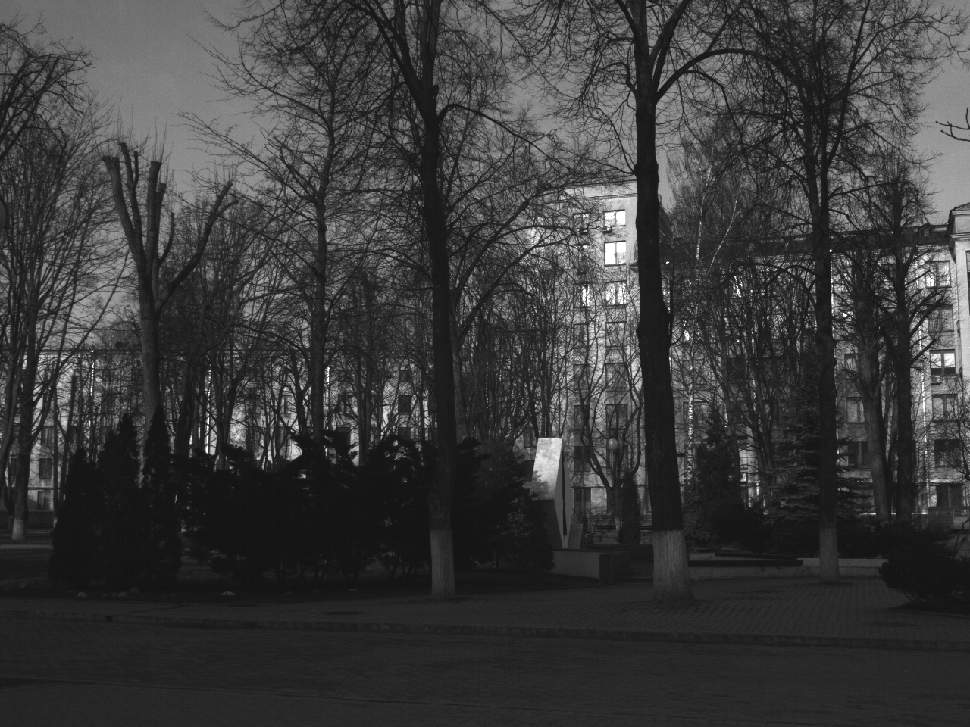
#> input picture MicaSense/IMG_0001_1.tif, 970 x 727 px, shrunk from 1280 x 960 before the run
$ jupyter execute Lab3_ChannelsMatching.ipynb   (older library calls are emulated)
#> lines starting #> are read from the running program, lines starting #| are printed output that depends on the picture
[cell 1]
import os
import numpy as np
import cv2
import matplotlib.pyplot as plt

[cell 2]
#Скопируйте имя изображения вверху между '' для его открытия
blue = cv2.imread('MicaSense/IMG_0001_1.tif', -1)
#> blue is the input picture: shape (727, 970) uint16; min 4720, max 65520, mean 15346.6
green = cv2.imread('MicaSense/IMG_0001_2.tif', -1)
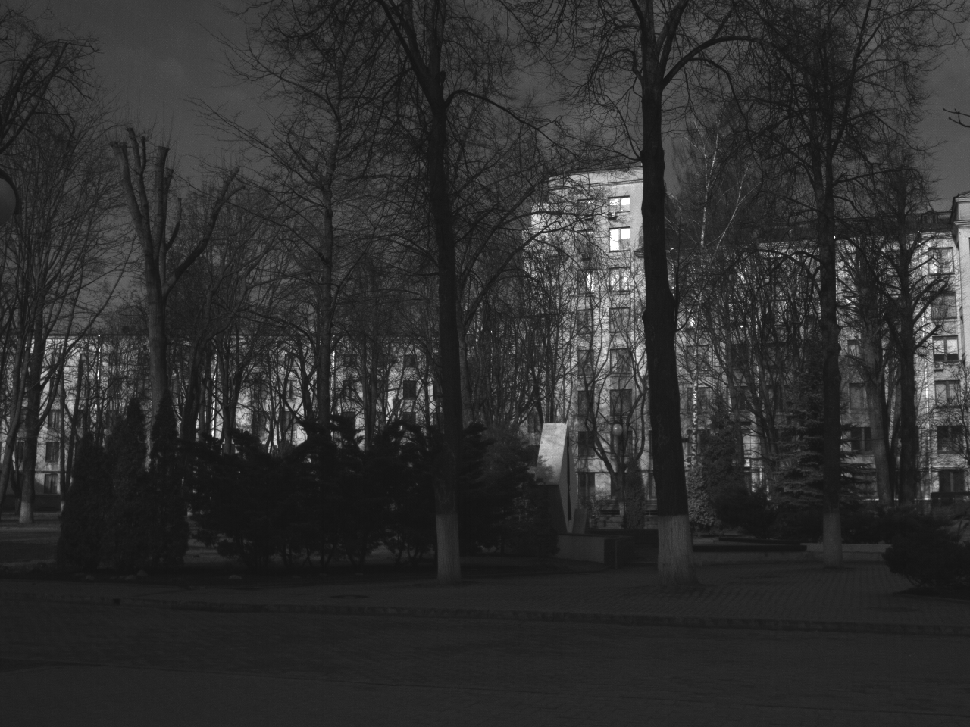
#> input picture MicaSense/IMG_0001_2.tif, 970 x 727 px, shrunk from 1280 x 960 before the run
#> green is the input picture: shape (727, 970) uint16; min 4816, max 65520, mean 12279.9
red = cv2.imread('MicaSense/IMG_0001_3.tif', -1)
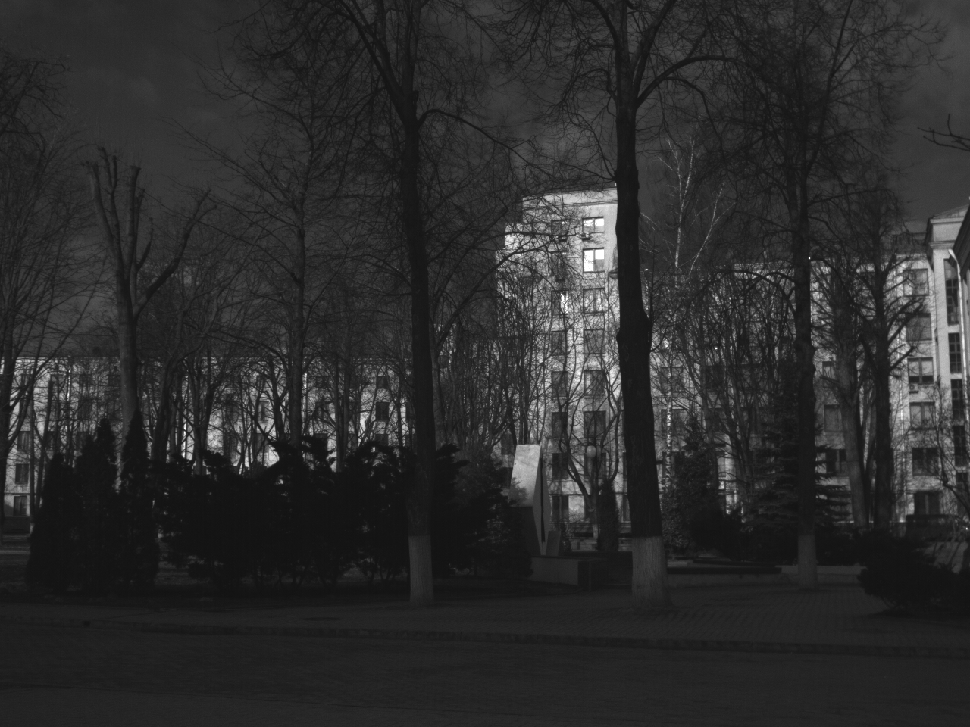
#> input picture MicaSense/IMG_0001_3.tif, 970 x 727 px, shrunk from 1280 x 960 before the run
#> red is the input picture: shape (727, 970) uint16; min 4512, max 65520, mean 11617.2
nir = cv2.imread('MicaSense/IMG_0001_4.tif', -1)
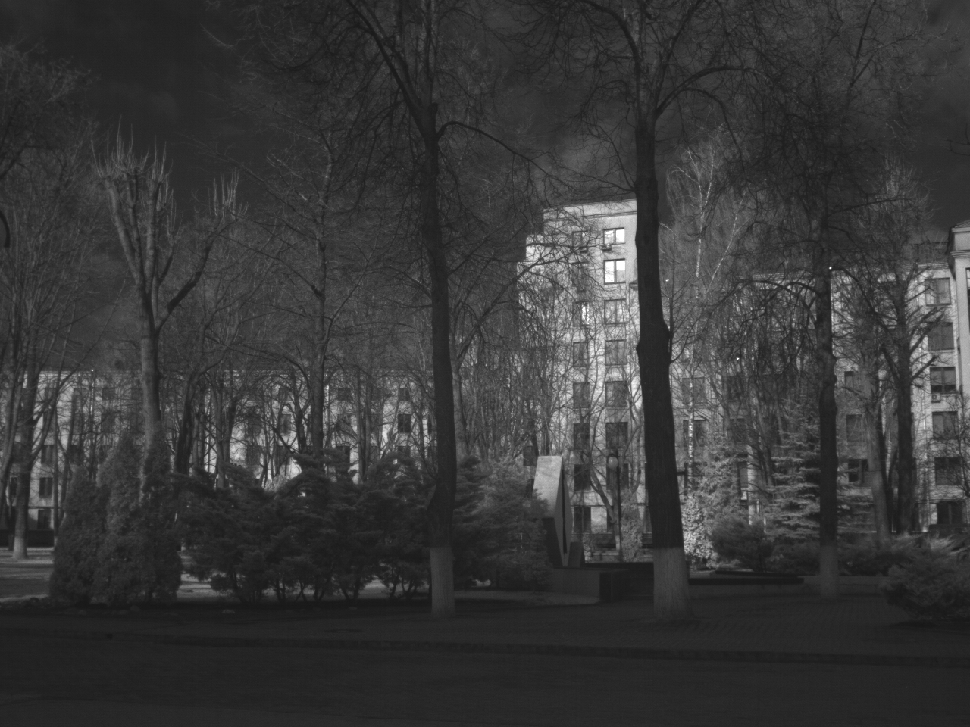
#> input picture MicaSense/IMG_0001_4.tif, 970 x 727 px, shrunk from 1280 x 960 before the run
#> nir is the input picture: shape (727, 970) uint16; min 5856, max 65520, mean 14707.1
rededge = cv2.imread('MicaSense/IMG_0001_5.tif', -1)
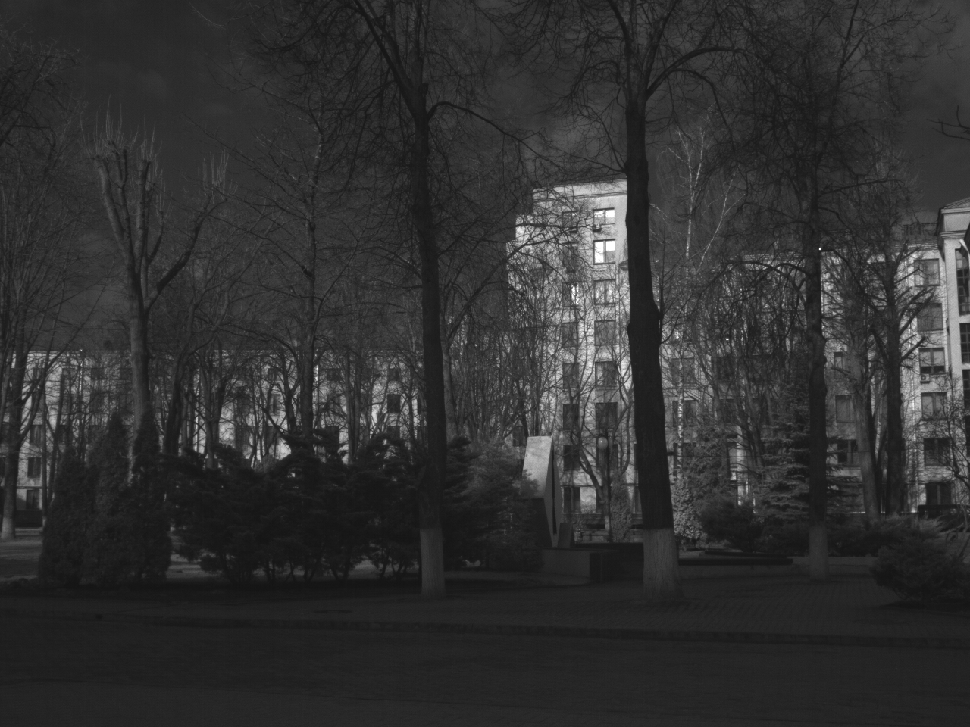
#> input picture MicaSense/IMG_0001_5.tif, 970 x 727 px, shrunk from 1280 x 960 before the run
#> rededge is the input picture: shape (727, 970) uint16; min 4976, max 65520, mean 12746.4

Отобразим синтез каналов

[cell 3]
plt.imshow(blue, cmap='gray')
plt.show()

[cell 4]
rgb_stack = np.stack((red//2**8, green//2**8,  blue//2**8), axis = 2)
plt.figure(figsize=(15, 8))
plt.imshow(rgb_stack)
plt.axis('off')
plt.show()

Очеивдно, каналы расходятся
Чтобы свести их вместе, будем использовать функцию [findTransformECC](https://docs.opencv.org/3.0-beta/modules/video/doc/motion_analysis_and_object_tracking.html), которая используется, если между снимками есть какой-то сдвиг. Смотрите  [пример](https://www.learnopencv.com/image-alignment-ecc-in-opencv-c-python/)

[cell 5]
#Для сопоставления снимков будем использовать рассчитанный по ним градиент яркости

def get_gradient(im) :
    # Calculate the x and y gradients using Sobel operator
    grad_x = cv2.Sobel(im,cv2.CV_32F,1,0,ksize=11)
    grad_y = cv2.Sobel(im,cv2.CV_32F,0,1,ksize=11)

    # Combine the two gradients
    grad = cv2.addWeighted(np.absolute(grad_x), 0.5, np.absolute(grad_y), 0.5, 0)
    return grad

[cell 6]
def shift_image(base_image, warp_image, n_iter = 1000000, inc = 1e-20):
    sz = base_image.shape

    # Define the motion model
    warp_mode = cv2.MOTION_TRANSLATION

    # Define matrice and initialize the matrix to identity
    warp_matrix = np.eye(2, 3, dtype=np.float32)

    #Specify the number of iterations
    number_of_iterations = n_iter

    # Specify the threshold of the increment in the correlation coefficient between two iterations
    termination_eps = inc

    # Define termination criteria
    criteria = (cv2.TERM_CRITERIA_EPS | cv2.TERM_CRITERIA_COUNT, number_of_iterations,  termination_eps)

    # Run the ECC algorithm. The results are stored in warp_matrix
    (cc, warp_matrix) = cv2.findTransformECC(get_gradient(base_image), get_gradient(warp_image), warp_matrix, warp_mode, criteria, inputMask = None, gaussFiltSize = 1)
    print("final correlation {:.2f}".format(cc))
    # Use warpAffine for Translation, Euclidean and Affine
    image_shifted = cv2.warpAffine(warp_image, warp_matrix, (sz[1],sz[0]), flags=cv2.INTER_LINEAR + cv2.WARP_INVERSE_MAP)
    return(image_shifted)

Для сопоставление каналов сначала будем использовать синий канал в качетсве базового, потом - каждый выходной канал к следующему. Функция печатает корреляцию между базовыс и сопомтавленным изображениям. Эта метрика позволяет понять, насколько приемлем ли результат.

[cell 7]
green_shift = shift_image(blue, green)
#> in shift_image, `(cc, warp_matrix) = cv2.findTransformECC(get_gradient(base_image), get..`: cc = 0.759; warp_matrix = [[1, 0, 5.23], [0, 1, -14.21]]
#| final correlation 0.76

[cell 8]
red_shift = shift_image(green_shift, red)
#| final correlation 0.78

[cell 9]
rededge_shift = shift_image(red_shift, rededge)
#| final correlation 0.88

[cell 10]
nir_shift = shift_image(rededge_shift, nir)
#> in get_gradient (call 8), `grad = cv2.addWeighted(np.absolute(grad_x), 0.5, np.absolute(grad_y), ..`:
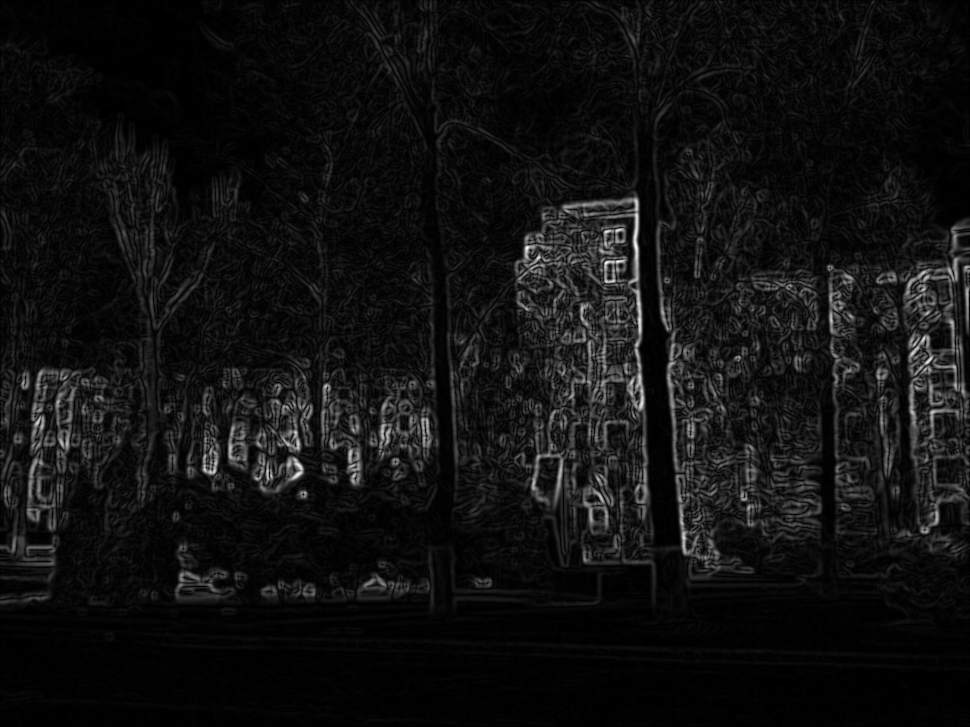
#> grad: shape (727, 970) float32; min 0, max 3e+09, mean 202260384; drawn with min black and max white
#| final correlation 0.91

Цветной синтез результата сопоставления каналов

[cell 11]
plt.figure(figsize = (18, 10))
plt.subplot(1,2,1)
plt.title('True color')
rgb_stack_transform = np.stack((red_shift//2**8, green_shift//2**8,  blue//2**8), axis = 2)
plt.imshow(rgb_stack_transform)
plt.axis('off')

plt.subplot(1,2,2)
plt.title('False color')
nir_stack_transform = np.stack((nir_shift//2**8, red_shift//2**8, green_shift//2**8), axis = 2)
plt.imshow(nir_stack_transform)
plt.axis('off')

plt.show()

Уже лучше, но изображение выглядит тёмным. В одной из лабораторных работ мы выполняли эквализацию гистограммы. Используем эту функцию здесь

[cell 12]
# Эквализация работает только на одноканальных 8-битных данных
R = cv2.equalizeHist((red_shift//2**8).astype('uint8'))
G = cv2.equalizeHist((green_shift//2**8).astype('uint8'))
B = cv2.equalizeHist((blue//2**8).astype('uint8'))

[cell 13]
nir_stack_transform_8bit_eq = np.stack((R, G, B), axis = 2)

[cell 14]
plt.figure(figsize = (18, 10))
plt.imshow(nir_stack_transform_8bit_eq)
plt.axis('off');

Гораздо лучше. Сохраним и скачаем результат. не забываем поменять каналы местами

[cell 15]
cv2.imwrite('MicaSense/Aligned.jpg', np.stack((B, G, R), axis = 2))
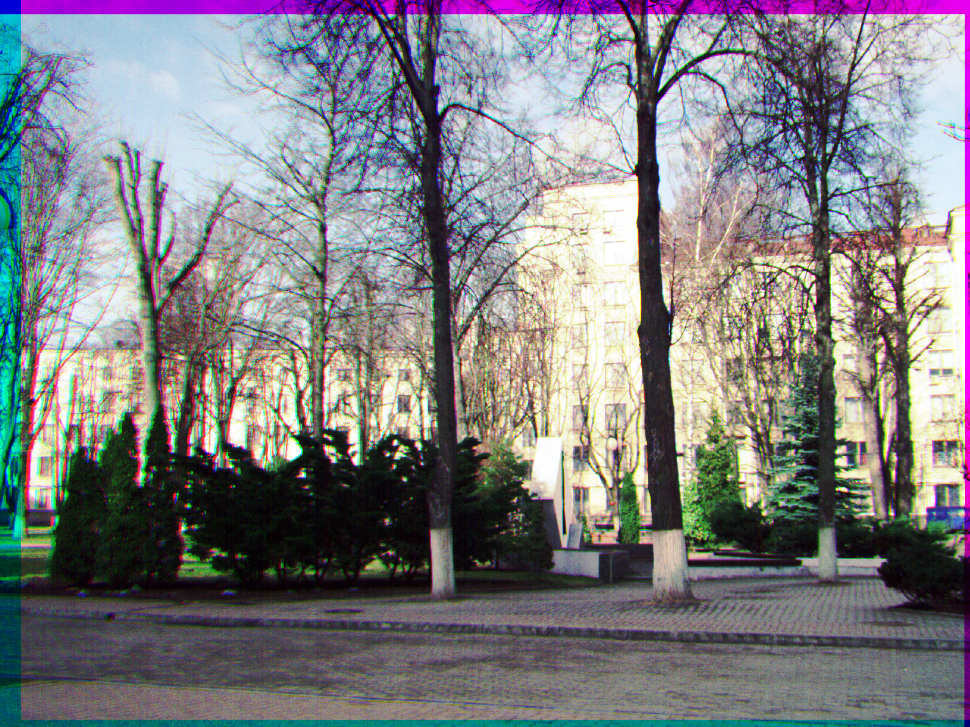
#> saved as Aligned.jpg: shape (727, 970, 3); mean B, G, R 129.4, 126.9, 126.4
#> Out = True
